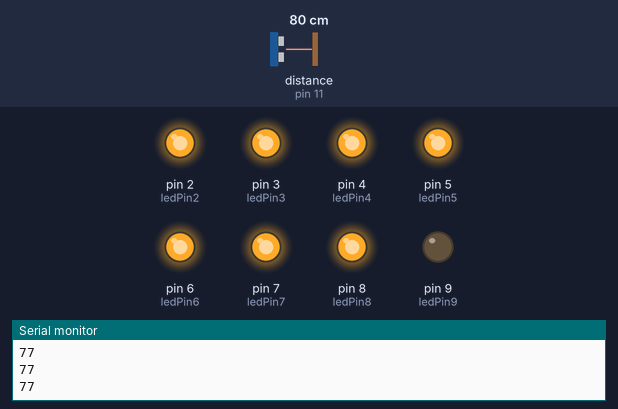
This sketch was run on a simulated Arduino Uno, built with avr-gcc and run on an emulated ATmega328P. Shown: output pins drawn as LEDs (lit = HIGH), the last lines printed to the serial monitor. The inputs (shaded band) are chosen by the test bench; at power-on: distance to the obstacle (sensor on pin 11) 80 cm. The echo pulse lasts 58.3 µs per cm; pins used as bus, display or sensor lines are not drawn.

Above: at 1.2 s.
1.3 s: distance to the obstacle (sensor on pin 11) set to 67 cm
2.8 s: distance to the obstacle (sensor on pin 11) set to 59 cm
At 4.2 s:
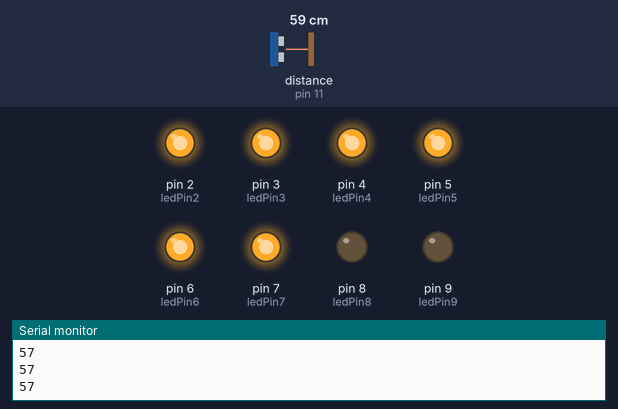
4.5 s: distance to the obstacle (sensor on pin 11) set to 55 cm
6.0 s: distance to the obstacle (sensor on pin 11) set to 47 cm
At 6.9 s:
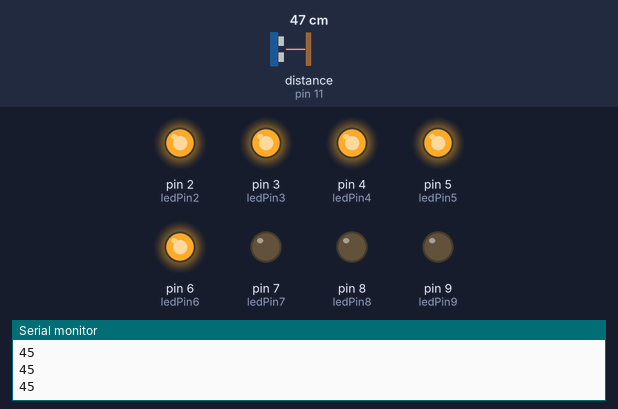
7.6 s: distance to the obstacle (sensor on pin 11) set to 120 cm
At 8.6 s:
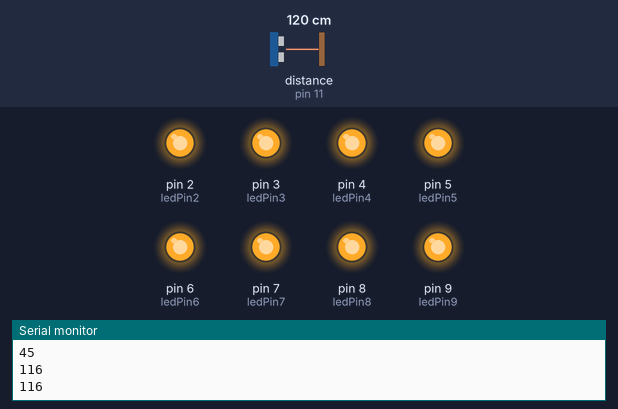
9.5 s: distance to the obstacle (sensor on pin 11) set to 76 cm
11.0 s: distance to the obstacle (sensor on pin 11) set to 69 cm
At 12.0 s:
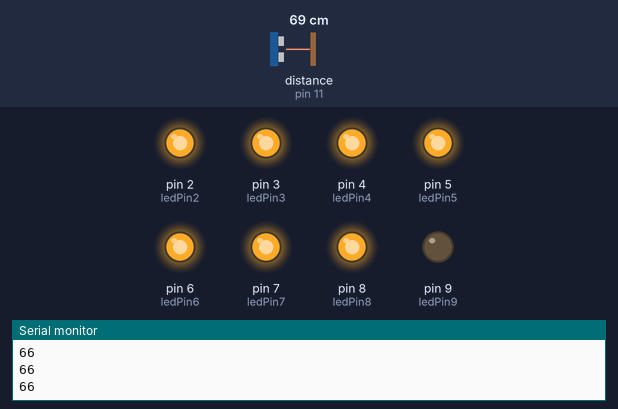
Timing chart, 0 to 13.6 s (numbered marks = the images above; inputs shaded):
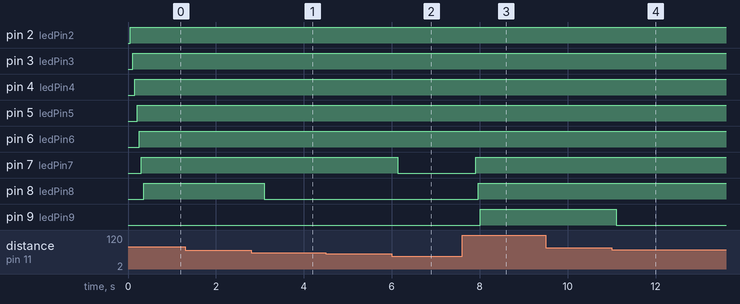

The sketch:

ultrasonic-distensc-to-light.ino
```cpp
//int LDR_Pin = A0; //analog pin 0
int ledPin2= 2;
int ledPin3= 3;
int ledPin4= 4;
int ledPin5= 5;
int ledPin6= 6;
int ledPin7= 7;
int ledPin8= 8;
int ledPin9= 9;
int dis_in=11;
int dis_out=10;
long xxx;
//int statePin = HIGH;
void setup(){
  Serial.begin(9600);
pinMode(ledPin2, OUTPUT);
pinMode(ledPin3, OUTPUT);
pinMode(ledPin4, OUTPUT);
pinMode(ledPin5, OUTPUT);
pinMode(ledPin6, OUTPUT);
pinMode(ledPin7, OUTPUT);
pinMode(ledPin8, OUTPUT);
 pinMode(ledPin9, OUTPUT);

}

void loop(){
pinMode(dis_in,INPUT);
pinMode(dis_out,OUTPUT);
  digitalWrite(dis_out,LOW);
  delayMicroseconds(2);
  digitalWrite(dis_out,HIGH);
  delayMicroseconds(10);
   digitalWrite(dis_out,LOW);

xxx=  pulseIn(dis_in,HIGH);

xxx=xxx/2;//back and forth
xxx=xxx/30.1;//from feet to cm


//  xxx=xxx/29;
Serial.println(xxx);


//  int v = analogRead(LDR_Pin);

// Serial.println(v);
  delay(50); //just here to slow down the output for easier reading
int my_leds[8]={ledPin2,ledPin3,ledPin4,ledPin5,ledPin6,ledPin7,ledPin8,ledPin9};
//int my_leds[9]={"ledPin0","ledPin1","ledPin2","ledPin3","ledPin4","ledPin5","ledPin6","ledPin7","ledPin8"};

if (xxx>100)xxx =100;
int lop_end=xxx/10;


for(int re_set=10;re_set!=lop_end;re_set--)digitalWrite(my_leds[re_set], LOW);
                for(int lop=0;lop!=lop_end;lop++)
                {

              digitalWrite(my_leds[lop], HIGH);
         //     Serial.println(lop);
            delay(50);

		}

}
```

Measured:
- the behaviour switches between 62 and 61 cm on distance to the obstacle (sensor on pin 11) (found by bisection; images 0 and 1)
- the behaviour switches between 52 and 51 cm on distance to the obstacle (sensor on pin 11) (found by bisection; images 1 and 2)
- the behaviour switches between 73 and 72 cm on distance to the obstacle (sensor on pin 11) (found by bisection; images 3 and 4)
- after the input at 2.8 s, pin 8 (ledPin8): HIGH → LOW after 0.30 s
- after the input at 6.0 s, pin 7 (ledPin7): HIGH → LOW after 0.14 s
- after the input at 7.6 s, pin 7 (ledPin7): LOW → HIGH after 0.31 s; pin 8 (ledPin8): LOW → HIGH after 0.36 s; pin 9 (ledPin9): LOW → HIGH after 0.41 s
- after the input at 11.0 s, pin 9 (ledPin9): HIGH → LOW after 0.11 s
